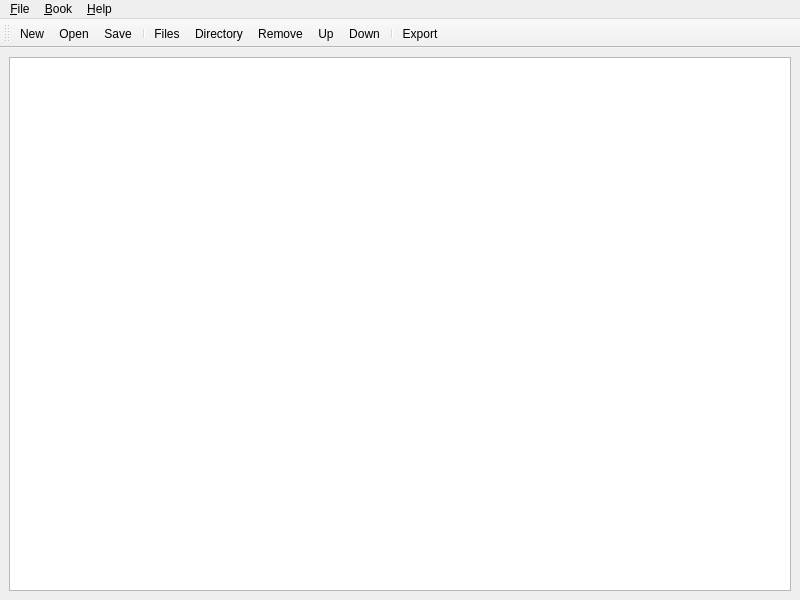
<?xml version="1.0" encoding="UTF-8"?>
<ui version="4.0">
 <class>MainWindowBook</class>
 <widget class="QMainWindow" name="MainWindowBook">
  <property name="geometry">
   <rect>
    <x>0</x>
    <y>0</y>
    <width>800</width>
    <height>600</height>
   </rect>
  </property>
  <property name="acceptDrops">
   <bool>true</bool>
  </property>
  <property name="windowTitle">
   <string>Mangle</string>
  </property>
  <widget class="QWidget" name="centralwidget">
   <layout class="QHBoxLayout" name="horizontalLayout">
    <item>
     <widget class="QListWidget" name="listWidgetFiles">
      <property name="selectionMode">
       <enum>QAbstractItemView::ExtendedSelection</enum>
      </property>
     </widget>
    </item>
   </layout>
  </widget>
  <widget class="QMenuBar" name="menubar">
   <property name="geometry">
    <rect>
     <x>0</x>
     <y>0</y>
     <width>800</width>
     <height>22</height>
    </rect>
   </property>
   <widget class="QMenu" name="menu_File">
    <property name="title">
     <string>&amp;File</string>
    </property>
    <addaction name="actionFileNew"/>
    <addaction name="actionFileOpen"/>
    <addaction name="actionFileSave"/>
    <addaction name="actionFileSaveAs"/>
    <addaction name="separator"/>
    <addaction name="actionFileExit"/>
   </widget>
   <widget class="QMenu" name="menu_Book">
    <property name="title">
     <string>&amp;Book</string>
    </property>
    <widget class="QMenu" name="menu_Add">
     <property name="title">
      <string>&amp;Add</string>
     </property>
     <addaction name="actionBookAddFiles"/>
     <addaction name="actionBookAddDirectory"/>
    </widget>
    <widget class="QMenu" name="menu_Shift">
     <property name="title">
      <string>&amp;Shift</string>
     </property>
     <addaction name="actionBookShiftUp"/>
     <addaction name="actionBookShiftDown"/>
    </widget>
    <widget class="QMenu" name="menuDownload">
     <property name="title">
      <string>Download from</string>
     </property>
     <addaction name="actionReadmanga"/>
     <addaction name="actionAdultmanga"/>
    </widget>
    <addaction name="actionBookOptions"/>
    <addaction name="separator"/>
    <addaction name="menu_Add"/>
    <addaction name="actionBookRemove"/>
    <addaction name="menu_Shift"/>
    <addaction name="separator"/>
    <addaction name="actionBookExport"/>
    <addaction name="separator"/>
    <addaction name="menuDownload"/>
   </widget>
   <widget class="QMenu" name="menu_Help">
    <property name="title">
     <string>&amp;Help</string>
    </property>
    <addaction name="actionHelpHomepage"/>
    <addaction name="actionHelpAbout"/>
   </widget>
   <addaction name="menu_File"/>
   <addaction name="menu_Book"/>
   <addaction name="menu_Help"/>
  </widget>
  <widget class="QToolBar" name="toolBar">
   <property name="windowTitle">
    <string>toolBar</string>
   </property>
   <attribute name="toolBarArea">
    <enum>TopToolBarArea</enum>
   </attribute>
   <attribute name="toolBarBreak">
    <bool>false</bool>
   </attribute>
   <addaction name="actionFileNew"/>
   <addaction name="actionFileOpen"/>
   <addaction name="actionFileSave"/>
   <addaction name="separator"/>
   <addaction name="actionBookAddFiles"/>
   <addaction name="actionBookAddDirectory"/>
   <addaction name="actionBookRemove"/>
   <addaction name="actionBookShiftUp"/>
   <addaction name="actionBookShiftDown"/>
   <addaction name="separator"/>
   <addaction name="actionBookExport"/>
  </widget>
  <action name="actionFileNew">
   <property name="icon">
    <iconset resource="../res/resources.qrc">
     <normaloff>:/img/img/file_new.png</normaloff>:/img/img/file_new.png</iconset>
   </property>
   <property name="text">
    <string>&amp;New</string>
   </property>
   <property name="toolTip">
    <string>New book</string>
   </property>
   <property name="shortcut">
    <string>Ctrl+N</string>
   </property>
  </action>
  <action name="actionFileOpen">
   <property name="icon">
    <iconset resource="../res/resources.qrc">
     <normaloff>:/img/img/file_open.png</normaloff>:/img/img/file_open.png</iconset>
   </property>
   <property name="text">
    <string>&amp;Open...</string>
   </property>
   <property name="toolTip">
    <string>Open book</string>
   </property>
   <property name="shortcut">
    <string>Ctrl+O</string>
   </property>
  </action>
  <action name="actionFileSave">
   <property name="icon">
    <iconset resource="../res/resources.qrc">
     <normaloff>:/img/img/save_file.png</normaloff>:/img/img/save_file.png</iconset>
   </property>
   <property name="text">
    <string>&amp;Save</string>
   </property>
   <property name="toolTip">
    <string>Save book</string>
   </property>
   <property name="shortcut">
    <string>Ctrl+S</string>
   </property>
  </action>
  <action name="actionFileSaveAs">
   <property name="text">
    <string>Save &amp;as...</string>
   </property>
   <property name="toolTip">
    <string>Save book as</string>
   </property>
   <property name="shortcut">
    <string>Ctrl+Shift+S</string>
   </property>
  </action>
  <action name="actionFileExit">
   <property name="text">
    <string>&amp;Exit</string>
   </property>
   <property name="shortcut">
    <string>Ctrl+Q</string>
   </property>
  </action>
  <action name="actionBookOptions">
   <property name="text">
    <string>&amp;Options...</string>
   </property>
  </action>
  <action name="actionBookRemove">
   <property name="icon">
    <iconset resource="../res/resources.qrc">
     <normaloff>:/img/img/remove_files.png</normaloff>:/img/img/remove_files.png</iconset>
   </property>
   <property name="text">
    <string>&amp;Remove</string>
   </property>
   <property name="toolTip">
    <string>Remove files</string>
   </property>
   <property name="shortcut">
    <string>Del</string>
   </property>
  </action>
  <action name="actionBookExport">
   <property name="icon">
    <iconset resource="../res/resources.qrc">
     <normaloff>:/img/img/export_book.png</normaloff>:/img/img/export_book.png</iconset>
   </property>
   <property name="text">
    <string>&amp;Export...</string>
   </property>
   <property name="toolTip">
    <string>Export book</string>
   </property>
   <property name="shortcut">
    <string>Ctrl+E</string>
   </property>
  </action>
  <action name="actionHelpHomepage">
   <property name="text">
    <string>&amp;Homepage...</string>
   </property>
  </action>
  <action name="actionHelpAbout">
   <property name="text">
    <string>&amp;About...</string>
   </property>
   <property name="toolTip">
    <string>About</string>
   </property>
   <property name="shortcut">
    <string>F1</string>
   </property>
  </action>
  <action name="actionBookAddFiles">
   <property name="icon">
    <iconset resource="../res/resources.qrc">
     <normaloff>:/img/img/add_file.png</normaloff>:/img/img/add_file.png</iconset>
   </property>
   <property name="text">
    <string>&amp;Files...</string>
   </property>
   <property name="toolTip">
    <string>Add files</string>
   </property>
   <property name="shortcut">
    <string>Ctrl+F</string>
   </property>
  </action>
  <action name="actionBookAddDirectory">
   <property name="icon">
    <iconset resource="../res/resources.qrc">
     <normaloff>:/img/img/add_directory.png</normaloff>:/img/img/add_directory.png</iconset>
   </property>
   <property name="text">
    <string>&amp;Directory...</string>
   </property>
   <property name="toolTip">
    <string>Add directory</string>
   </property>
   <property name="shortcut">
    <string>Ctrl+D</string>
   </property>
  </action>
  <action name="actionBookShiftUp">
   <property name="icon">
    <iconset resource="../res/resources.qrc">
     <normaloff>:/img/img/shift_up.png</normaloff>:/img/img/shift_up.png</iconset>
   </property>
   <property name="text">
    <string>&amp;Up</string>
   </property>
   <property name="toolTip">
    <string>Shift files up</string>
   </property>
   <property name="shortcut">
    <string>Ctrl+PgUp</string>
   </property>
  </action>
  <action name="actionBookShiftDown">
   <property name="icon">
    <iconset resource="../res/resources.qrc">
     <normaloff>:/img/img/shift_down.png</normaloff>:/img/img/shift_down.png</iconset>
   </property>
   <property name="text">
    <string>&amp;Down</string>
   </property>
   <property name="toolTip">
    <string>Shift files down</string>
   </property>
   <property name="shortcut">
    <string>Ctrl+PgDown</string>
   </property>
  </action>
  <action name="actionReadmanga">
   <property name="text">
    <string>readmanga.ru</string>
   </property>
  </action>
  <action name="actionAdultmanga">
   <property name="text">
    <string>adultmanga.ru</string>
   </property>
  </action>
 </widget>
 <resources>
  <include location="../res/resources.qrc"/>
 </resources>
 <connections>
  <connection>
   <sender>actionFileExit</sender>
   <signal>triggered()</signal>
   <receiver>MainWindowBook</receiver>
   <slot>close()</slot>
   <hints>
    <hint type="sourcelabel">
     <x>-1</x>
     <y>-1</y>
    </hint>
    <hint type="destinationlabel">
     <x>399</x>
     <y>299</y>
    </hint>
   </hints>
  </connection>
 </connections>
</ui>
